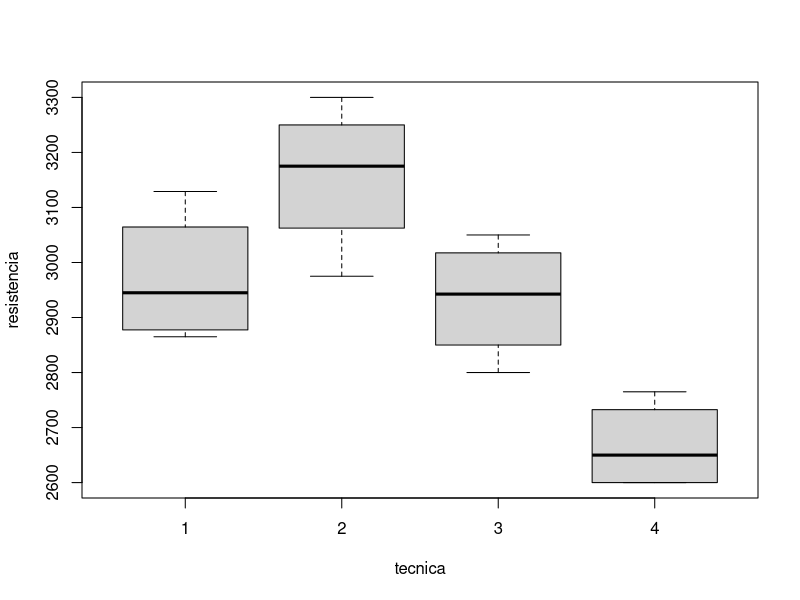

Recreate this plot in R.

tecnica <- c("1","2","3","4", "1","2","3","4", "1","2","3","4", "1","2","3","4")
resistencia <- c(3129,3200,2800,2600,3000,3300,2900,2700,2865,2975,2985,2600,2890,3150,3050,2765)

datos <- data.frame (resistencia, tecnica)
datos
anova <- aov(resistencia ~ tecnica, data=datos)

summary(anova)
boxplot(resistencia ~ tecnica)

TukeyHSD(anova, conf.level=0.95)